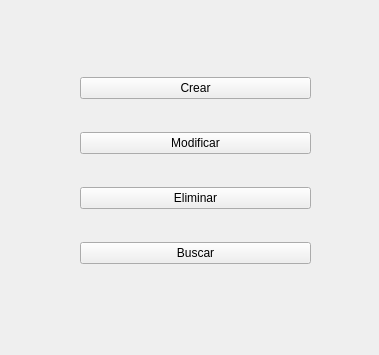
<?xml version="1.0" encoding="UTF-8"?>
<ui version="4.0">
 <class>Form</class>
 <widget class="QWidget" name="Form">
  <property name="geometry">
   <rect>
    <x>0</x>
    <y>0</y>
    <width>379</width>
    <height>355</height>
   </rect>
  </property>
  <property name="windowTitle">
   <string>Form</string>
  </property>
  <widget class="QWidget" name="layoutWidget">
   <property name="geometry">
    <rect>
     <x>80</x>
     <y>50</y>
     <width>231</width>
     <height>241</height>
    </rect>
   </property>
   <layout class="QGridLayout" name="gridLayout">
    <item row="0" column="0">
     <widget class="QPushButton" name="pushButton">
      <property name="text">
       <string>Crear</string>
      </property>
     </widget>
    </item>
    <item row="1" column="0">
     <widget class="QPushButton" name="pushButton_2">
      <property name="text">
       <string>Modificar</string>
      </property>
     </widget>
    </item>
    <item row="2" column="0">
     <widget class="QPushButton" name="pushButton_3">
      <property name="text">
       <string>Eliminar</string>
      </property>
     </widget>
    </item>
    <item row="3" column="0">
     <widget class="QPushButton" name="pushButton_4">
      <property name="text">
       <string>Buscar</string>
      </property>
     </widget>
    </item>
   </layout>
  </widget>
 </widget>
 <resources/>
 <connections/>
</ui>
